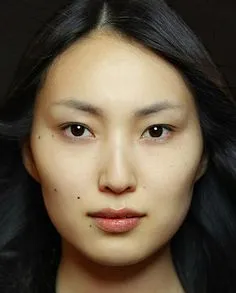
#> input picture trainer/face1.jpg, 236 x 293 px
$ python '06检测多个.py'
#> lines starting #> are read from the running program, lines starting #| are printed output that depends on the picture; after the words box and inside, x2 and y2 are one past the last pixel; in counts of white or black regions, pixels touching at a corner belong together
#> further down, img is the input picture: shape (293, 236, 3); mean B, G, R 66.4, 84, 97.6
# 导入Cv模块
import cv2 as cv


# 检测函数
def face_detect_demo():
    gary = cv.cvtColor(img, cv.COLOR_RGB2GRAY)
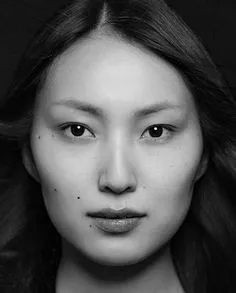
#> gary: shape (293, 236); min 0, max 255, mean 80.3
    face_detect = cv.CascadeClassifier('E:/opencv/opencv/sources/data/haarcascades/haarcascade_frontalface_alt2.xml')
    face = face_detect.detectMultiScale(gary, 1.01, 20, 0)
#> face = [[25, 59, 184, 184]]
    for x, y, w, h in face:
        cv.rectangle(img, (x, y), (x + w, y + h), color=(0, 1, 255), thickness=2)
#> this loop made 1 pass
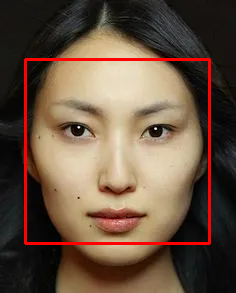
#> img: shape (293, 236, 3); 3.19% of pixels changed, all inside (x1, y1, x2, y2) = (24, 58, 211, 245)
    cv.imshow('result', img)


# 读取图片
img = cv.imread('face1.jpg')
# 检测函数
face_detect_demo()

# 等待
while True:
    if ord('q') == cv.waitKey(8):
#> (key q is pressed here)
        break

# 释放内存
cv.destroyAllWindows()

$ run again, with trainer/face2.jpg copied over trainer/face1.jpg
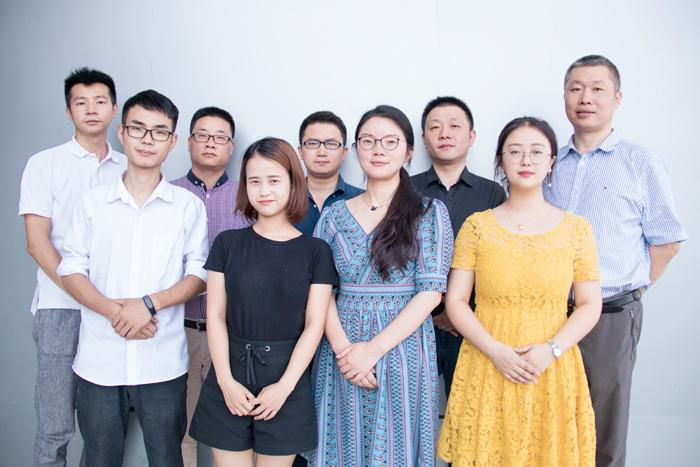
#> input picture trainer/face2.jpg, 700 x 467 px
#> img is the input picture: shape (467, 700, 3); mean B, G, R 179.1, 175.9, 178.4
#> in face_detect_demo, `gary = cv.cvtColor(img, cv.COLOR_RGB2GRAY)`:
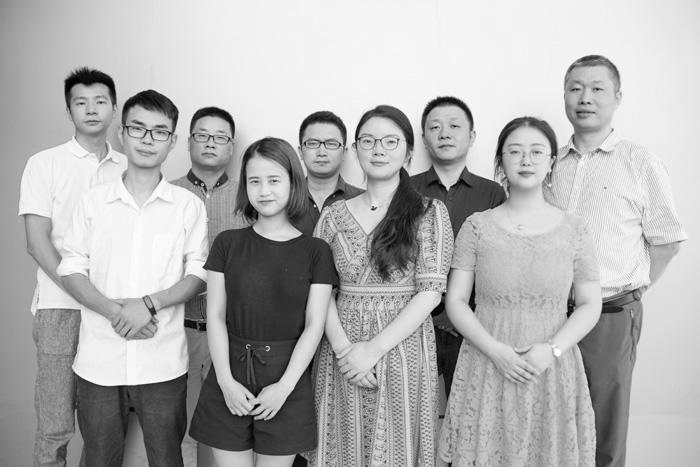
#> gary: shape (467, 700); min 0, max 255, mean 177.1
#> face = [[66, 83, 51, 51], [295, 123, 53, 53], [239, 162, 52, 52], [185, 117, 53, 53], [420, 107, 52, 52], [498, 130, 58, 58], [558, 67, 58, 58], [351, 119, 58, 58], [117, 106, 64, 64]]
#> the loop in face_detect_demo, `for x, y, w, h in face:` made 9 passes
#> after the loop in face_detect_demo, `for x, y, w, h in face:`:
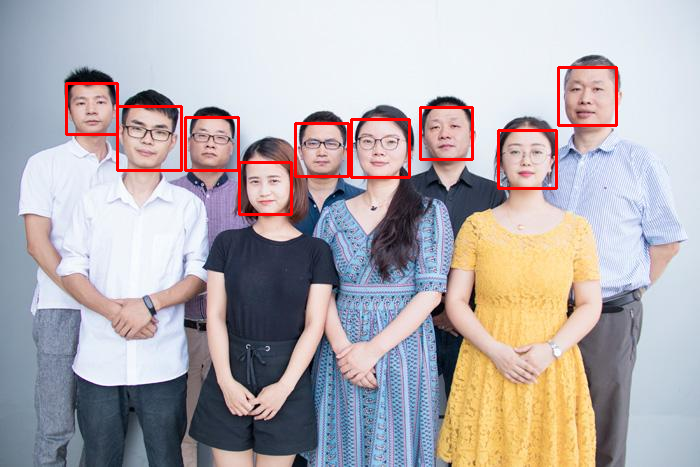
#> img: shape (467, 700, 3); 1.79% of pixels changed, all inside (x1, y1, x2, y2) = (65, 66, 618, 216)
